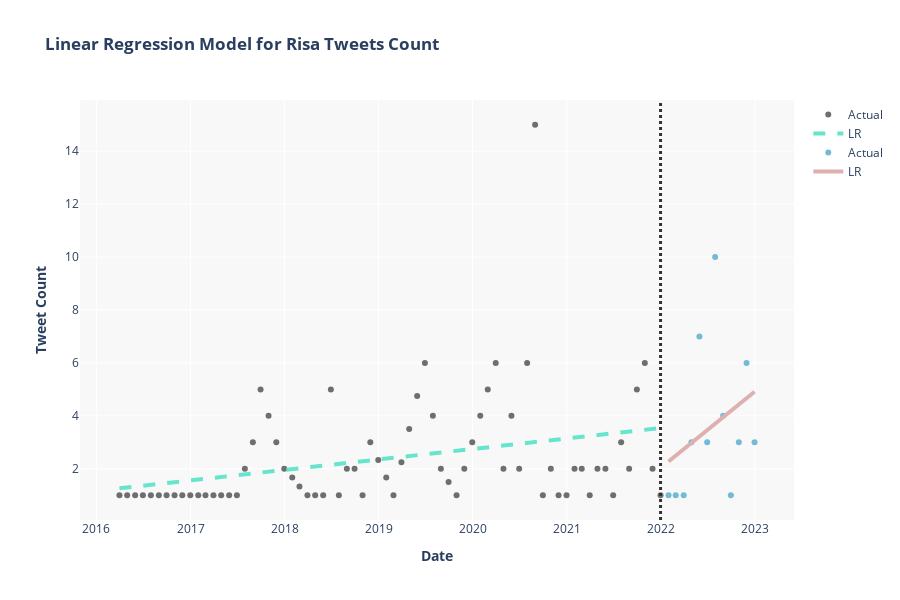

Here is the notebook cell this chart was saved with:
### Code cell
#linear regression
from sklearn.linear_model import LinearRegression
from sklearn.metrics import r2_score, mean_squared_error

import statsmodels.api as sm

# Convert datetime to int
x = pre_election['Date posted'].astype('int64') / 10**9  # Convert to seconds (UNIX epoch start)
x = x.values.reshape(-1, 1)

y = pre_election['count_linear']

o = election['Date posted'].astype('int64') / 10**9
o = o.values.reshape(-1, 1)
f = election['count_linear']

#--------------------------------------------------------------
# Linear regression model
#--------------------------------------------------------------
# Stastical approach
x_lms = sm.add_constant(x)
linear_model_stat = sm.OLS(y, x_lms)
lms_results = linear_model_stat.fit()
p_values = lms_results.pvalues[1:]

o_lms = sm.add_constant(o)
linear_model_stat_elec = sm.OLS(f, o_lms)
lms_results_elec = linear_model_stat_elec.fit()
p_values_elec = lms_results_elec.pvalues[1:]

# Machine learning approach (no p-values)
linear_model = LinearRegression()
linear_model.fit(x_lms, y)
y_linear_pred = linear_model.predict(x_lms)
Slope = linear_model.coef_[1]

linear_model_elec = LinearRegression()
linear_model_elec.fit(o_lms, f)
f_linear_pred = linear_model_elec.predict(o_lms)
Slope_elec = linear_model_elec.coef_[1]

# Calculate R2 and RMSE for linear regression model
linear_r2 = r2_score(y, y_linear_pred)
linear_rmse = np.sqrt(mean_squared_error(y, y_linear_pred))

linear_r2_elec = r2_score(f, f_linear_pred)
linear_rmse_elec = np.sqrt(mean_squared_error(f, f_linear_pred))

print("Model Evaluation")
print("\nLinear Regression: RMSE=%.2f, R2=%.2f" % (linear_rmse, linear_r2))
for i, p_value in enumerate(p_values.index):
  print(f'P({p_value}): {p_values[i]}')

if any(p_values <= 0.05):
  print("There is a significant relationship between the predictor and the response\n")
else:
  print("There is no significant relationship between the predictor and the response\n")


print("Model Evaluation")
print("\nLinear Regression: RMSE=%.2f, R2=%.2f" % (linear_rmse_elec, linear_r2_elec))
for j, p_value_elec in enumerate(p_values_elec.index):
  print(f'P({p_value_elec}): {p_values_elec[j]}')

if any(p_values_elec <= 0.05):
  print("There is a significant relationship between the predictor and the response\n")
else:
  print("There is no significant relationship between the predictor and the response\n") 


print("The slope of the regression model is: ", Slope)
print("The slope of the regression model is: ", Slope_elec)

# Plot the model
import plotly.graph_objects as go

xtt = pre_election['Date posted'].dt.strftime('%Y-%m-%d')
scatter_actual = go.Scatter(x=xtt, y=y, mode='markers', name='Actual', marker=dict(color='#333333', opacity=0.7))

line_regression = go.Scatter(x=xtt, y=y_linear_pred, mode='lines', name='LR', line=dict(color='#66E5CC', dash='dash', width = 4))

xtt_elec = election['Date posted'].dt.strftime('%Y-%m-%d')
scatter_actual_elec = go.Scatter(x=xtt_elec, y=f, mode='markers', name='Actual', marker=dict(color='#73bbd4', opacity=1))

line_regression_elec = go.Scatter(x=xtt_elec, y=f_linear_pred, mode='lines', name='LR', line=dict(color='#dfb0b0', width=4) )

data = [scatter_actual, line_regression, scatter_actual_elec, line_regression_elec]

layout = go.Layout(xaxis=dict(title='<b>Date</b>'),
                   yaxis=dict(title='<b>Tweet Count</b>'),
                   title='<b>Linear Regression Model for Risa Tweets Count</b>',
                   showlegend=True,
                   height=600,
                   plot_bgcolor="#f8f8f8")


fig = go.Figure(data=data, layout=layout)
fig.add_vline(x = '2021-12-31', line_width = 3, line_dash = 'dot', line_color = '#333333')


fig.show()

### Figure 1 — Plotly figure (JSON) as saved in the notebook; plotly's stock layout.template omitted (floating-point values rounded to 4 significant figures)
{"data": [{"marker": {"color": "#333333", "opacity": 0.7}, "mode": "markers", "name": "Actual", "type": "scatter", "x": ["2016-03-31", "2016-04-30", "2016-05-31", "2016-06-30", "2016-07-31", "2016-08-31", "2016-09-30", "2016-10-31", "2016-11-30", "2016-12-31", "2017-01-31", "2017-02-28", "2017-03-31", "2017-04-30", "2017-05-31", "2017-06-30", "2017-07-31", "2017-08-31", "2017-09-30", "2017-10-31", "2017-11-30", "2017-12-31", "2018-01-31", "2018-02-28", "2018-03-31", "2018-04-30", "2018-05-31", "2018-06-30", "2018-07-31", "2018-08-31", "2018-09-30", "2018-10-31", "2018-11-30", "2018-12-31", "2019-01-31", "2019-02-28", "2019-03-31", "2019-04-30", "2019-05-31", "2019-06-30", "2019-07-31", "2019-08-31", "2019-09-30", "2019-10-31", "2019-11-30", "2019-12-31", "2020-01-31", "2020-02-29", "2020-03-31", "2020-04-30", "2020-05-31", "2020-06-30", "2020-07-31", "2020-08-31", "2020-09-30", "2020-10-31", "2020-11-30", "2020-12-31", "2021-01-31", "2021-02-28", "2021-03-31", "2021-04-30", "2021-05-31", "2021-06-30", "2021-07-31", "2021-08-31", "2021-09-30", "2021-10-31", "2021-11-30", "2021-12-31"], "y": [1, 1, 1, 1, 1, 1, 1, 1, 1, 1, 1, 1, 1, 1, 1, 1, 2, 3, 5, 4, 3, 2, 1.667, 1.333, 1, 1, 1, 5, 1, 2, 2, 1, 3, 2.333, 1.667, 1, 2.25, 3.5, 4.75, 6, 4, 2, 1.5, 1, 2, 3, 4, 5, 6, 2, 4, 2, 6, 15, 1, 2, 1, 1, 2, 2, 1, 2, 2, 1, 3, 2, 5, 6, 2, 1]}, {"line": {"color": "#66E5CC", "dash": "dash", "width": 4}, "mode": "lines", "name": "LR", "type": "scatter", "x": ["2016-03-31", "2016-04-30", "2016-05-31", "2016-06-30", "2016-07-31", "2016-08-31", "2016-09-30", "2016-10-31", "2016-11-30", "2016-12-31", "2017-01-31", "2017-02-28", "2017-03-31", "2017-04-30", "2017-05-31", "2017-06-30", "2017-07-31", "2017-08-31", "2017-09-30", "2017-10-31", "2017-11-30", "2017-12-31", "2018-01-31", "2018-02-28", "2018-03-31", "2018-04-30", "2018-05-31", "2018-06-30", "2018-07-31", "2018-08-31", "2018-09-30", "2018-10-31", "2018-11-30", "2018-12-31", "2019-01-31", "2019-02-28", "2019-03-31", "2019-04-30", "2019-05-31", "2019-06-30", "2019-07-31", "2019-08-31", "2019-09-30", "2019-10-31", "2019-11-30", "2019-12-31", "2020-01-31", "2020-02-29", "2020-03-31", "2020-04-30", "2020-05-31", "2020-06-30", "2020-07-31", "2020-08-31", "2020-09-30", "2020-10-31", "2020-11-30", "2020-12-31", "2021-01-31", "2021-02-28", "2021-03-31", "2021-04-30", "2021-05-31", "2021-06-30", "2021-07-31", "2021-08-31", "2021-09-30", "2021-10-31", "2021-11-30", "2021-12-31"], "y": [1.261, 1.294, 1.328, 1.36, 1.394, 1.427, 1.46, 1.493, 1.526, 1.56, 1.593, 1.624, 1.657, 1.69, 1.723, 1.756, 1.789, 1.823, 1.856, 1.889, 1.922, 1.955, 1.989, 2.019, 2.053, 2.085, 2.119, 2.152, 2.185, 2.219, 2.251, 2.285, 2.317, 2.351, 2.385, 2.415, 2.449, 2.481, 2.515, 2.547, 2.581, 2.615, 2.647, 2.681, 2.713, 2.747, 2.78, 2.812, 2.845, 2.878, 2.912, 2.944, 2.978, 3.011, 3.044, 3.077, 3.11, 3.144, 3.177, 3.208, 3.241, 3.274, 3.307, 3.34, 3.373, 3.407, 3.44, 3.473, 3.506, 3.539]}, {"marker": {"color": "#73bbd4", "opacity": 1}, "mode": "markers", "name": "Actual", "type": "scatter", "x": ["2022-01-31", "2022-02-28", "2022-03-31", "2022-04-30", "2022-05-31", "2022-06-30", "2022-07-31", "2022-08-31", "2022-09-30", "2022-10-31", "2022-11-30", "2022-12-31"], "y": [1, 1, 1, 3, 7, 3, 10, 4, 1, 3, 6, 3]}, {"line": {"color": "#dfb0b0", "width": 4}, "mode": "lines", "name": "LR", "type": "scatter", "x": ["2022-01-31", "2022-02-28", "2022-03-31", "2022-04-30", "2022-05-31", "2022-06-30", "2022-07-31", "2022-08-31", "2022-09-30", "2022-10-31", "2022-11-30", "2022-12-31"], "y": [2.274, 2.495, 2.74, 2.977, 3.221, 3.458, 3.702, 3.947, 4.184, 4.428, 4.665, 4.909]}], "layout": {"height": 600, "plot_bgcolor": "#f8f8f8", "shapes": [{"line": {"color": "#333333", "dash": "dot", "width": 3}, "type": "line", "x0": "2021-12-31", "x1": "2021-12-31", "xref": "x", "y0": 0, "y1": 1, "yref": "y domain"}], "showlegend": true, "title": {"text": "<b>Linear Regression Model for Risa Tweets Count</b>"}, "xaxis": {"title": {"text": "<b>Date</b>"}}, "yaxis": {"title": {"text": "<b>Tweet Count</b>"}}}}
